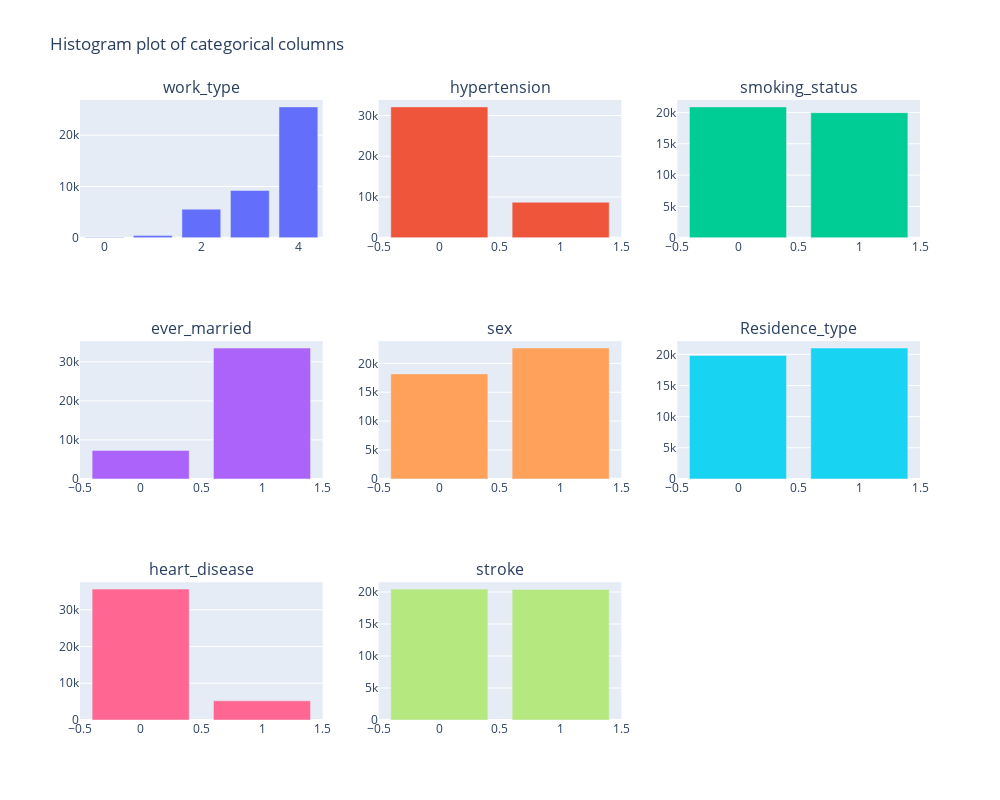

The code cell stored with this chart in its notebook:
### Code cell
n_cols = 3
n_rows = n_rows = int(np.ceil(len(categorical_s.copy()) / n_cols))

"""Histogram using plotly"""
fig = make_subplots(rows=n_rows, cols=n_cols,
                    subplot_titles=tuple(categorical_s.copy()))

for i, col in enumerate(categorical_s.copy()):
    counts = data_dict['S'][col].value_counts()
    fig.add_trace(go.Bar(name=col, x=counts.index, y=counts.values), 
                  row=i//n_cols + 1,
                  col=i%n_cols + 1)

fig.update_layout(title="Histogram plot of categorical columns",
                 height=800,
                 width=1000,
                 showlegend=False)

### Figure 1 — Plotly figure (JSON) as saved in the notebook; plotly's stock layout.template omitted (floating-point values rounded to 4 significant figures)
{"data": [{"name": "work_type", "type": "bar", "x": [4, 3, 2, 1, 0], "xaxis": "x", "y": [25528, 9223, 5582, 431, 85], "yaxis": "y"}, {"name": "hypertension", "type": "bar", "x": [0, 1], "xaxis": "x2", "y": [32124, 8725], "yaxis": "y2"}, {"name": "smoking_status", "type": "bar", "x": [0, 1], "xaxis": "x3", "y": [20886, 19963], "yaxis": "y3"}, {"name": "ever_married", "type": "bar", "x": [1, 0], "xaxis": "x4", "y": [33549, 7300], "yaxis": "y4"}, {"name": "sex", "type": "bar", "x": [1, 0], "xaxis": "x5", "y": [22667, 18182], "yaxis": "y5"}, {"name": "Residence_type", "type": "bar", "x": [1, 0], "xaxis": "x6", "y": [21028, 19821], "yaxis": "y6"}, {"name": "heart_disease", "type": "bar", "x": [0, 1], "xaxis": "x7", "y": [35633, 5216], "yaxis": "y7"}, {"name": "stroke", "type": "bar", "x": [0, 1], "xaxis": "x8", "y": [20447, 20402], "yaxis": "y8"}], "layout": {"annotations": [{"font": {"size": 16}, "showarrow": false, "text": "work_type", "x": 0.1444, "xanchor": "center", "xref": "paper", "y": 1, "yanchor": "bottom", "yref": "paper"}, {"font": {"size": 16}, "showarrow": false, "text": "hypertension", "x": 0.5, "xanchor": "center", "xref": "paper", "y": 1, "yanchor": "bottom", "yref": "paper"}, {"font": {"size": 16}, "showarrow": false, "text": "smoking_status", "x": 0.8556, "xanchor": "center", "xref": "paper", "y": 1, "yanchor": "bottom", "yref": "paper"}, {"font": {"size": 16}, "showarrow": false, "text": "ever_married", "x": 0.1444, "xanchor": "center", "xref": "paper", "y": 0.6111, "yanchor": "bottom", "yref": "paper"}, {"font": {"size": 16}, "showarrow": false, "text": "sex", "x": 0.5, "xanchor": "center", "xref": "paper", "y": 0.6111, "yanchor": "bottom", "yref": "paper"}, {"font": {"size": 16}, "showarrow": false, "text": "Residence_type", "x": 0.8556, "xanchor": "center", "xref": "paper", "y": 0.6111, "yanchor": "bottom", "yref": "paper"}, {"font": {"size": 16}, "showarrow": false, "text": "heart_disease", "x": 0.1444, "xanchor": "center", "xref": "paper", "y": 0.2222, "yanchor": "bottom", "yref": "paper"}, {"font": {"size": 16}, "showarrow": false, "text": "stroke", "x": 0.5, "xanchor": "center", "xref": "paper", "y": 0.2222, "yanchor": "bottom", "yref": "paper"}], "height": 800, "showlegend": false, "title": {"text": "Histogram plot of categorical columns"}, "width": 1000, "xaxis": {"anchor": "y", "domain": [0, 0.2889]}, "xaxis2": {"anchor": "y2", "domain": [0.3556, 0.6444]}, "xaxis3": {"anchor": "y3", "domain": [0.7111, 1]}, "xaxis4": {"anchor": "y4", "domain": [0, 0.2889]}, "xaxis5": {"anchor": "y5", "domain": [0.3556, 0.6444]}, "xaxis6": {"anchor": "y6", "domain": [0.7111, 1]}, "xaxis7": {"anchor": "y7", "domain": [0, 0.2889]}, "xaxis8": {"anchor": "y8", "domain": [0.3556, 0.6444]}, "xaxis9": {"anchor": "y9", "domain": [0.7111, 1]}, "yaxis": {"anchor": "x", "domain": [0.7778, 1]}, "yaxis2": {"anchor": "x2", "domain": [0.7778, 1]}, "yaxis3": {"anchor": "x3", "domain": [0.7778, 1]}, "yaxis4": {"anchor": "x4", "domain": [0.3889, 0.6111]}, "yaxis5": {"anchor": "x5", "domain": [0.3889, 0.6111]}, "yaxis6": {"anchor": "x6", "domain": [0.3889, 0.6111]}, "yaxis7": {"anchor": "x7", "domain": [0, 0.2222]}, "yaxis8": {"anchor": "x8", "domain": [0, 0.2222]}, "yaxis9": {"anchor": "x9", "domain": [0, 0.2222]}}}
